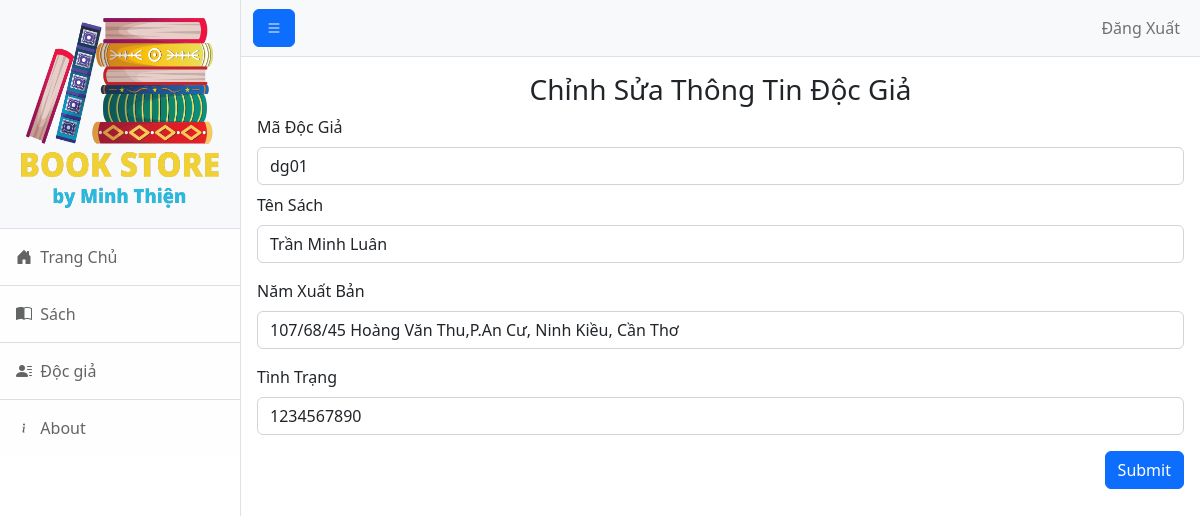
/thuvien/DocGia/edit_docgia.php?madg=dg01, run on an earlier commit of the app's database.
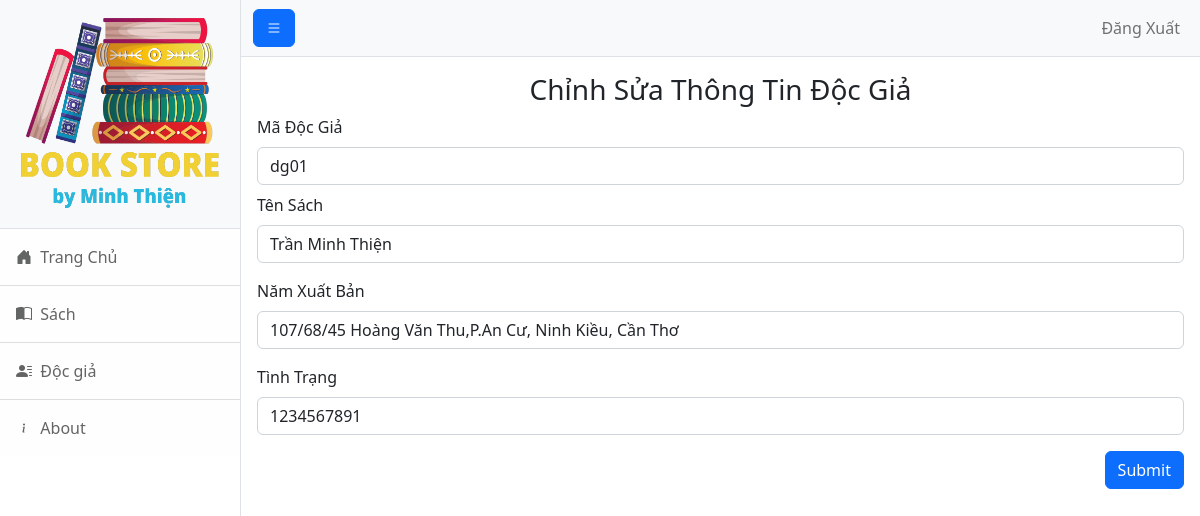
And on a later commit of the database.
### tables this page shows
CREATE TABLE `docgia` (
  `madg` varchar(10) NOT NULL,
  `tendg` varchar(30) NOT NULL,
  `diachidg` varchar(100) NOT NULL,
  `sothe` int(10) NOT NULL
);

### thuvien/DocGia/edit_docgia.php (the view, shortened to what this page needs)
<!DOCTYPE html>
<head>
    <link href="css/styles.css" rel="stylesheet" />
</head>
<?php
include('connect.php');
$madg = $_GET['madg'];
$query = "SELECT * FROM docgia WHERE madg ='$madg'";
$ketqua = mysqli_query($connect, $query);
$row = mysqli_fetch_array($ketqua);
?>
<body>
    <div class="d-flex" id="wrapper">
        <div class="border-end bg-white" id="sidebar-wrapper">
            <div class="sidebar-heading border-bottom bg-light"><img height="200px" width="200px" src="img/logo.png"></div>
            <div class="list-group list-group-flush">
                <a class="bi bi-house-door-fill list-group-item list-group-item-action list-group-item-light p-3" href="home.php"> &nbspTrang Chủ</a>
                <a class="bi bi-book-half list-group-item list-group-item-action list-group-item-light p-3" href="../Sach/book.php"> &nbspSách</a>
                <a class="bi bi-person-lines-fill list-group-item list-group-item-action list-group-item-light p-3" href="docgia.php"> &nbspĐộc giả</a>
                <a class="bi bi-info list-group-item list-group-item-action list-group-item-light p-3" href="#!"> &nbspAbout</a>
            </div>
        </div>
        <div id="page-content-wrapper">
            <nav class="navbar navbar-expand-lg navbar-light bg-light border-bottom">
                <div class="container-fluid">
                    <button class="bi bi-list btn btn-primary" id="sidebarToggle"></button>
                    <div class="collapse navbar-collapse" id="navbarSupportedContent">
                        <ul class="navbar-nav ms-auto mt-2 mt-lg-0">
                            <li class="nav-item active"><a class="nav-link" href="logout.php">Đăng Xuất</a></li>
                        </ul>
                    </div>
                </div>
            </nav>
            <form class="p-md-3" action="Update_docgia.php" method="post">
                <h3 class="text-center">Chỉnh Sửa Thông Tin Độc Giả</h3>
                <div class="mb-2">
                    <label for="exampleInputMaNV" class="form-label">Mã Độc Giả</label>
                    <input class="form-control" type="text" name="madg" placeholder="Mã Sách" value="<?php echo $row['madg']; ?>">
                </div>
                <div class="mb-3">
                    <label for="exampleInputUsername" class="form-label">Tên Sách</label>
                    <input class="form-control" type="text" name="tendg" placeholder="Tên Độc Giả" value="<?php echo $row['tendg']; ?>">
                </div>
                <div class="mb-3">
                    <label for="exampleInputUsername" class="form-label">Năm Xuất Bản</label>
                    <input class="form-control" type="text" name="diachidg" placeholder="Địa Chỉ" value="<?php echo $row['diachidg']; ?>">
                </div>
                <div class="mb-3">
                    <label for="exampleInputUsername" class="form-label">Tình Trạng</label>
                    <input class="form-control" type="number" name="sothe" placeholder="Số Thẻ" value="<?php echo $row['sothe']; ?>">
                </div>
                <div class="modal-footer">
                    <input class="btn btn-primary" type="submit" name="capnhat">
                </div>
            </form>
</body>
</html>

What changed in the data, as far as the page shows it:
changed docgia "dg01": tendg "Trần Minh Luân" → "Trần Minh Thiện"; sothe "1234567890" → "1234567891"
